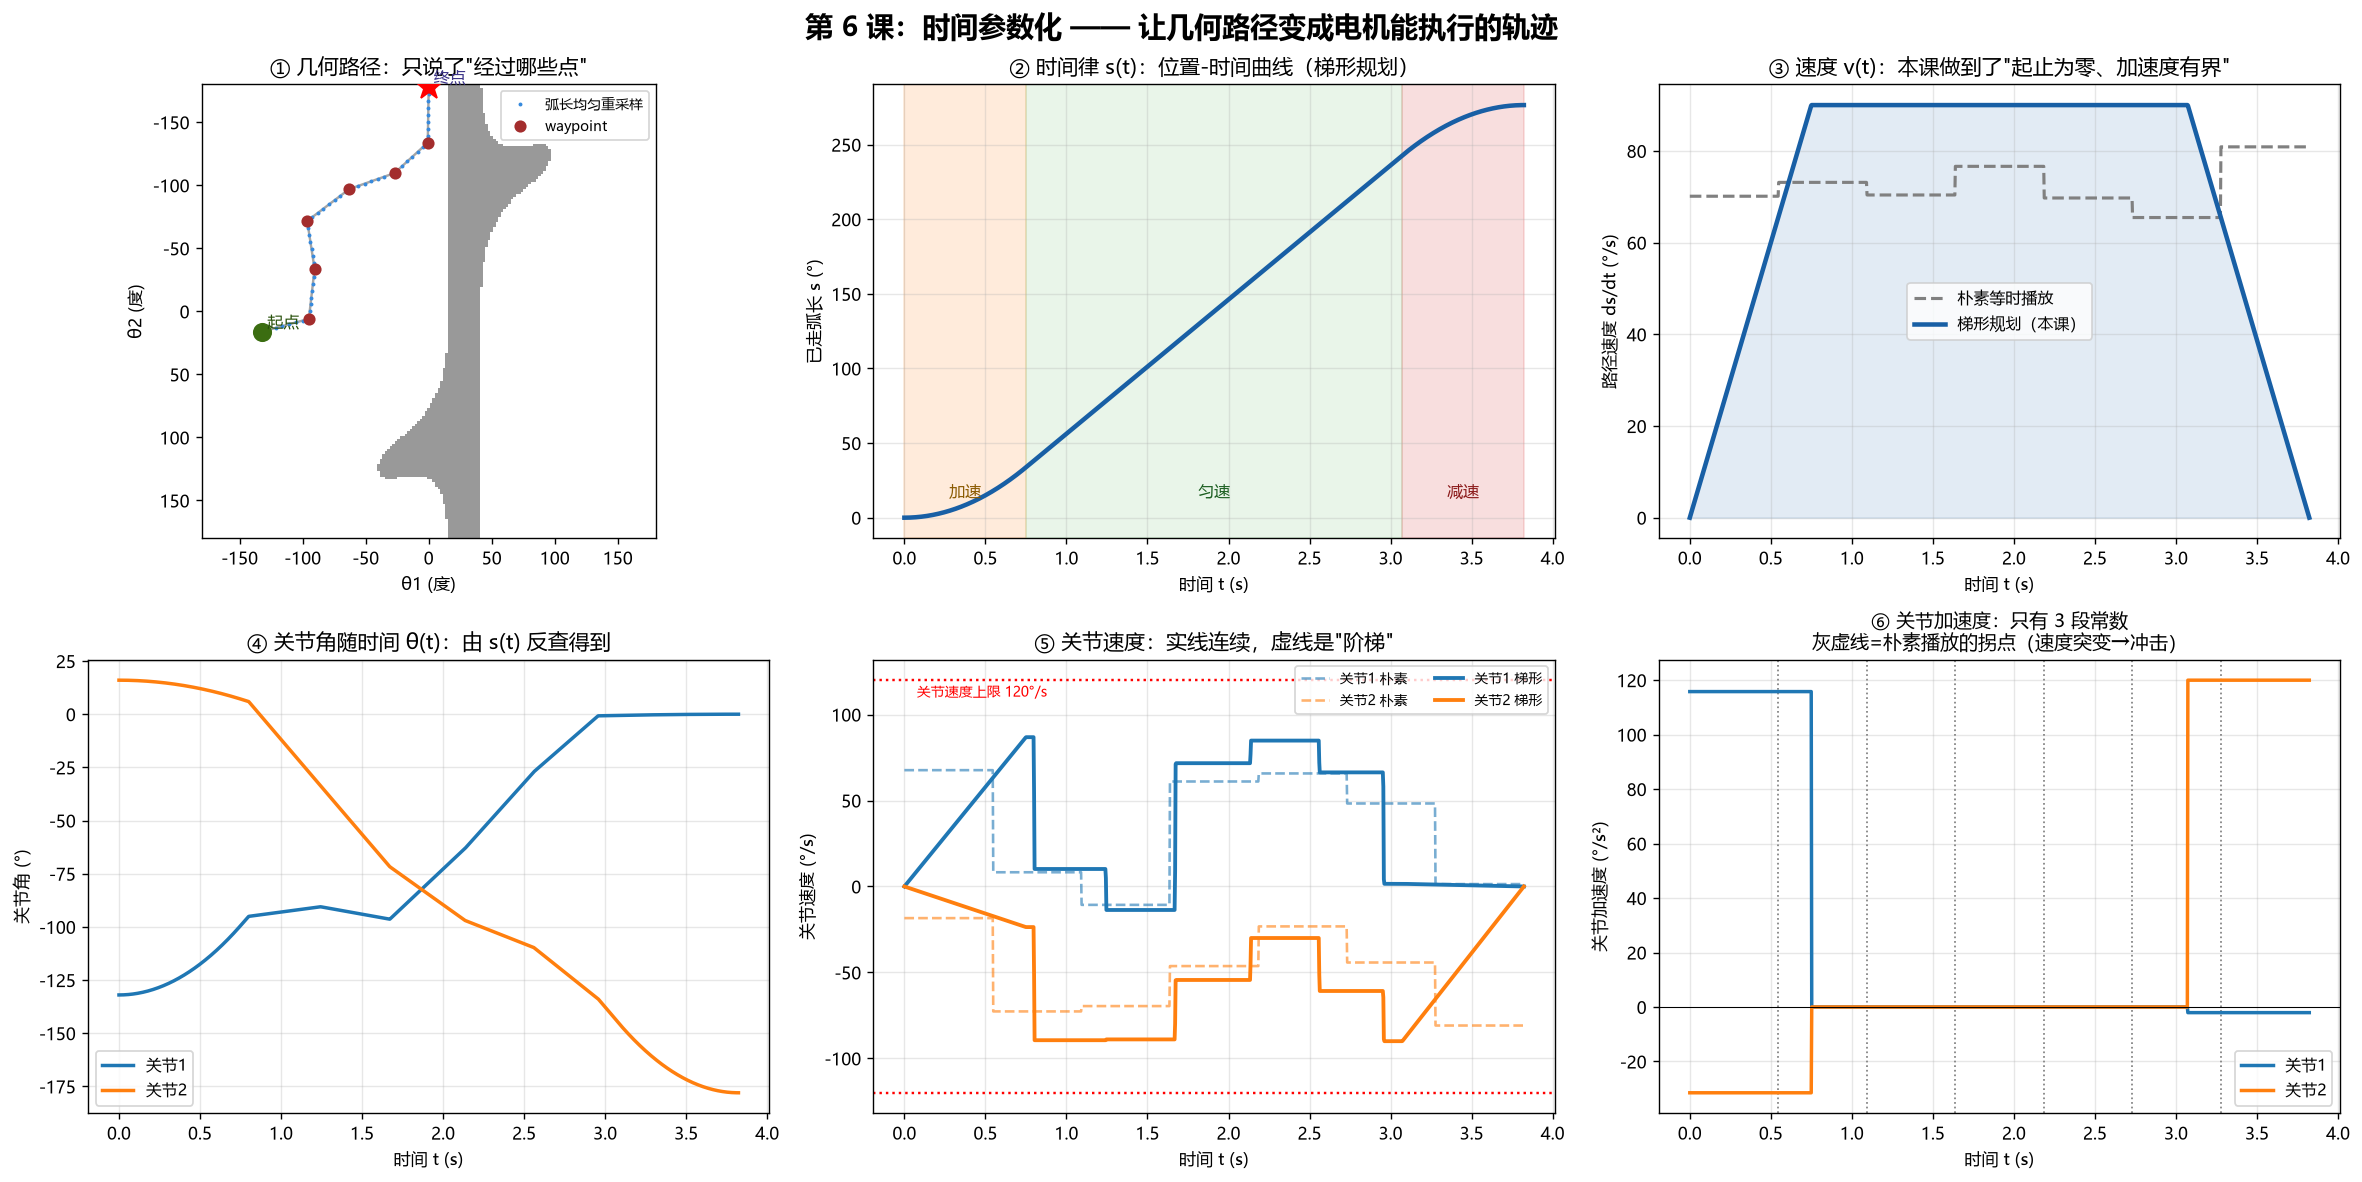

Reproduce this figure in Python.
"""
第 6 课：时间参数化 —— 把"几何路径"变成"电机能执行的轨迹"

运行方法：在 VS Code 终端切到本目录，执行
    python lesson6_time_param.py

前 5 课我们一直在解决"去哪"：BFS / RRT 找可行路径、平滑修形状、RRT* 逼近最优。
但那些结果都是一串关节点（几何路径），只回答了"经过哪些姿势"，
没回答"第几秒到哪、走多快、加减速多猛"。

本脚本补上这一维，分两步：
  第 1 步  弧长参数化：按累计弧长把折线均匀重采样 → 把"位置"和"进度"解耦
  第 2 步  梯形速度规划：加速 → 匀速 → 减速 → 速度连续、起止为零、加速度有界

产出：
  lesson6_time_param.png   6 张图（几何路径 / s(t) / v(t) / θ(t) / θ̇(t) / θ̈(t)）
  lesson6_trajectory.gif   机械臂按轨迹运动的动画 + 速度光标

想改参数做实验？看下面"规划参数"三行。
"""

import os
import numpy as np
import matplotlib
matplotlib.rcParams['font.sans-serif'] = ['Microsoft YaHei', 'SimHei', 'DejaVu Sans']
matplotlib.rcParams['axes.unicode_minus'] = False
import matplotlib.pyplot as plt
import matplotlib.animation as animation
from matplotlib.patches import Circle

# 复用第 3 课的场景、碰撞检测、正运动学、画图函数
from lesson3_rrt import (
    OBSTACLE,
    rrt_plan, reconstruct_path, is_collision_path,
    build_obstacle_mask, draw_background, finish_axes,
    forward_kinematics,
)

OUT_DIR = os.path.dirname(os.path.abspath(__file__))
START = (-132.0, 16.0)
GOAL = (0.0, -178.0)

# ---------------- 规划参数（想改就改这三行）----------------
V_MAX = 90.0      # 路径速度上限 (°/s)：关节空间里每秒走多少度
A_MAX = 120.0     # 加速度上限 (°/s²)
W_LIM = 120.0     # 单个关节的速度上限 (°/s)，用来做安全校核
DOWN = 4          # 贪心化简时最多跳过几个 RRT 点（越大 waypoint 越少）


# ============================================================
# 1. 拿一条几何路径（沿用第 3 课的 RRT，再降采样成少量 waypoint）
# ============================================================
print("=== 1. 拿一条几何路径 ===")
nodes, parents, _, ok = rrt_plan(START, GOAL, max_iter=3000, step=12.0, seed=42)
assert ok, "RRT 没找到路，检查起终点/障碍"
raw = reconstruct_path(nodes, parents)


def simplify_greedy(path, max_gap):
    """贪心化简：能走直线就跳过中间点，但只用"验证过无碰撞"的捷径。
    这样化简后的每一段仍然安全——这是几何路径合法性的底线。"""
    out = [tuple(path[0])]
    i, n = 0, len(path)
    while i < n - 1:
        j = min(i + max_gap, n - 1)
        while j > i + 1 and is_collision_path(path[i][0], path[i][1],
                                              path[j][0], path[j][1]):
            j -= 1
        out.append(tuple(path[j]))
        i = j
    return out


P = np.array(simplify_greedy(raw, DOWN), float)   # waypoint 序列（几何路径）
# 验证：化简后每一段都无碰撞，否则这条"几何路径"根本不合法
assert all(not is_collision_path(P[k][0], P[k][1], P[k + 1][0], P[k + 1][1])
           for k in range(len(P) - 1)), "化简后有段撞障碍，请调小 DOWN"
print(f"  RRT 原始路径 {len(raw)} 个点 → 贪心化简成 {len(P)} 个 waypoint"
      f"（每段均已验证无碰撞）")

seg = np.linalg.norm(np.diff(P, axis=0), axis=1)   # 每段（直线）的长度
s_wp = np.concatenate([[0.0], np.cumsum(seg)])     # 每个 waypoint 的累计弧长
S = float(s_wp[-1])
print(f"  路径总长 S = {S:.1f}°（关节空间里的弧长）")
print(f"  各段长度(°): {np.round(seg, 1).tolist()}   ← 注意它们长短不一")


# ============================================================
# 2. 第 1 步：弧长参数化（把折线按累计长度均匀重采样）
# ============================================================
print("\n=== 2. 弧长参数化（均匀重采样）===")
N = 2000
s_grid = np.linspace(0.0, S, N)
th1_g = np.interp(s_grid, s_wp, P[:, 0])         # θ1(s)
th2_g = np.interp(s_grid, s_wp, P[:, 1])         # θ2(s)
ds = S / (N - 1)
dth1_ds = np.gradient(th1_g, ds)                 # dθ1/ds（路径切向的两个分量）
dth2_ds = np.gradient(th2_g, ds)
print(f"  重采样成 {N} 个等弧长点（每点间隔 {ds:.3f}°）")


# ============================================================
# 3. 第 2 步：梯形速度规划
# ============================================================
def trapezoid_info(S, vmax, amax):
    """先算出梯形曲线的几个关键量（不再画图，只算数）。"""
    d_acc = vmax ** 2 / (2 * amax)
    if 2 * d_acc >= S:                 # 路程太短，到不了 vmax → 三角形
        v_peak = np.sqrt(amax * S)
        t_a = v_peak / amax
        t_c = 0.0
        v_cruise = v_peak
        d_acc = 0.5 * amax * t_a ** 2
    else:                              # 正常梯形
        t_a = vmax / amax
        t_c = (S - 2 * d_acc) / vmax
        v_cruise = vmax
    return dict(t_a=t_a, t_c=t_c, d_acc=d_acc, v_cruise=v_cruise, T=2 * t_a + t_c)


def trapezoid_profile(t, S, info, amax):
    """给定时间，返回 (已走弧长 s, 速度 v, 加速度 a)。分段解析式。"""
    t = np.asarray(t, float)
    t_a, t_c, d_acc = info['t_a'], info['t_c'], info['d_acc']
    v_cruise, T = info['v_cruise'], info['T']
    s = np.empty_like(t); v = np.empty_like(t); a = np.empty_like(t)

    m1 = t <= t_a                      # 加速段：s = ½at²
    m3 = t >= t_a + t_c                # 减速段：从终点倒推
    m2 = ~(m1 | m3)                    # 匀速段

    s[m1] = 0.5 * amax * t[m1] ** 2
    v[m1] = amax * t[m1]
    a[m1] = amax

    s[m2] = d_acc + v_cruise * (t[m2] - t_a)
    v[m2] = v_cruise
    a[m2] = 0.0

    tau = T - t[m3]
    s[m3] = S - 0.5 * amax * tau ** 2
    v[m3] = amax * tau
    a[m3] = -amax
    return s, v, a


print("\n=== 3. 梯形速度规划 ===")
info = trapezoid_info(S, V_MAX, A_MAX)
T = info['T']
tg = np.linspace(0.0, T, 1200)
s_t, v_t, a_t = trapezoid_profile(tg, S, info, A_MAX)

# 由 s(t) 反查关节角 → 再求关节速度 / 加速度
th1_t = np.interp(s_t, s_grid, th1_g)
th2_t = np.interp(s_t, s_grid, th2_g)
dth1_t = np.interp(s_t, s_grid, dth1_ds) * v_t          # θ̇ = (dθ/ds)·v
dth2_t = np.interp(s_t, s_grid, dth2_ds) * v_t
ddth1_t = np.interp(s_t, s_grid, dth1_ds) * a_t         # θ̈ ≈ (dθ/ds)·a（略去拐角曲率项）
ddth2_t = np.interp(s_t, s_grid, dth2_ds) * a_t

print(f"  v_max={V_MAX}°/s, a_max={A_MAX}°/s²")
print(f"  加速段 {info['t_a']:.2f}s（走 {info['d_acc']:.1f}°）"
      f" → 匀速段 {info['t_c']:.2f}s（走 {S-2*info['d_acc']:.1f}°）"
      f" → 减速段 {info['t_a']:.2f}s")
print(f"  总时间 T = {T:.2f}s")
print(f"  关节峰值速度: 关节1 {np.max(np.abs(dth1_t)):5.1f}°/s  "
      f"关节2 {np.max(np.abs(dth2_t)):5.1f}°/s   （关节上限 {W_LIM}°/s）")
over = max(np.max(np.abs(dth1_t)), np.max(np.abs(dth2_t))) > W_LIM
print(f"  安全校核: {'!!! 超限，请调小 V_MAX !!!' if over else '通过，两个关节都没超速'}")


# ============================================================
# 4. 对照：朴素"等时间播放"（每个 waypoint 花一样的时间）
# ============================================================
print("\n=== 4. 对照：朴素等时播放（不做速度规划）===")
t_b = np.linspace(0.0, T, len(P))        # 把总时间均分给每一段
seg_dt = T / (len(P) - 1)

v_naive = np.zeros_like(tg)
dth_naive = np.zeros((2, len(tg)))
for k in range(len(P) - 1):
    m = (tg >= t_b[k]) & (tg <= t_b[k + 1])
    v_naive[m] = seg[k] / seg_dt
    dth_naive[0, m] = (P[k + 1, 0] - P[k, 0]) / seg_dt
    dth_naive[1, m] = (P[k + 1, 1] - P[k, 1]) / seg_dt

print(f"  朴素版峰值速度: 关节1 {np.max(np.abs(dth_naive[0])):5.1f}°/s  "
      f"关节2 {np.max(np.abs(dth_naive[1])):5.1f}°/s")
print(f"  注意：朴素版速度是一条条'台阶'，每级台阶都在拐点瞬间跳变")
print(f"        → 加速度在那些时刻理论上是无穷大（现实里就是抖动 / 异响 / 丢步）")


# ============================================================
# 5. 出图
# ============================================================
mask, n_ang = build_obstacle_mask()

fig, axes = plt.subplots(2, 3, figsize=(19, 9.6))

# ---- ① 几何路径 ----
ax = axes[0, 0]
draw_background(ax, mask, n_ang)
ax.plot(P[:, 0], P[:, 1], '-', color='gray', lw=1.4, alpha=0.7, zorder=2)
ax.plot(th1_g[::40], th2_g[::40], '.', color='#378ADD', ms=2.5, zorder=3,
        label='弧长均匀重采样')
ax.plot(P[:, 0], P[:, 1], 'o', color='#A32D2D', ms=6, zorder=4, label='waypoint')
ax.plot(*START, 'o', color='#3B6D11', ms=10, zorder=5)
ax.plot(*GOAL, 'r*', ms=15, zorder=5)
ax.text(START[0], START[1], ' 起点', color='#27500A', fontsize=9, va='bottom', zorder=6)
ax.text(GOAL[0], GOAL[1], ' 终点', color='#3C3489', fontsize=9, va='bottom', zorder=6)
finish_axes(ax)
ax.set_title('① 几何路径：只说了"经过哪些点"', fontsize=12)
ax.legend(loc='upper right', fontsize=8)

# ---- ② s(t) 位置-时间 ----
ax = axes[0, 1]
ax.axvspan(0, info['t_a'], color='tab:orange', alpha=0.15)
ax.axvspan(info['t_a'], info['t_a'] + info['t_c'], color='tab:green', alpha=0.10)
ax.axvspan(info['t_a'] + info['t_c'], T, color='tab:red', alpha=0.15)
ax.plot(tg, s_t, '-', color='#185FA5', lw=2.6)
ax.set_xlabel('时间 t (s)'); ax.set_ylabel('已走弧长 s (°)')
ax.set_title('② 时间律 s(t)：位置-时间曲线（梯形规划）', fontsize=12)
ax.grid(alpha=0.3)
ymid = S * 0.5
ax.text(info['t_a'] * 0.5, S * 0.05, '加速', ha='center', fontsize=9, color='#8A5A00')
ax.text(info['t_a'] + info['t_c'] * 0.5, S * 0.05, '匀速', ha='center', fontsize=9, color='#1B5E20')
ax.text(T - info['t_a'] * 0.5, S * 0.05, '减速', ha='center', fontsize=9, color='#8B1A1A')

# ---- ③ v(t) 速度-时间：梯形 vs 朴素 ----
ax = axes[0, 2]
ax.plot(tg, v_naive, '--', color='gray', lw=1.8, label='朴素等时播放')
ax.plot(tg, v_t, '-', color='#185FA5', lw=2.6, label='梯形规划（本课）')
ax.fill_between(tg, 0, v_t, color='#185FA5', alpha=0.12)
ax.set_xlabel('时间 t (s)'); ax.set_ylabel('路径速度 ds/dt (°/s)')
ax.set_title('③ 速度 v(t)：本课做到了"起止为零、加速度有界"', fontsize=12)
ax.grid(alpha=0.3); ax.legend(fontsize=9)

# ---- ④ 关节角 θ(t) ----
ax = axes[1, 0]
ax.plot(tg, th1_t, color='tab:blue', lw=2, label='关节1')
ax.plot(tg, th2_t, color='tab:orange', lw=2, label='关节2')
ax.set_xlabel('时间 t (s)'); ax.set_ylabel('关节角 (°)')
ax.set_title('④ 关节角随时间 θ(t)：由 s(t) 反查得到', fontsize=12)
ax.grid(alpha=0.3); ax.legend(fontsize=9)

# ---- ⑤ 关节速度 θ̇(t)：梯形 vs 朴素 ----
ax = axes[1, 1]
ax.plot(tg, dth_naive[0], '--', color='tab:blue', lw=1.5, alpha=0.6, label='关节1 朴素')
ax.plot(tg, dth_naive[1], '--', color='tab:orange', lw=1.5, alpha=0.6, label='关节2 朴素')
ax.plot(tg, dth1_t, color='tab:blue', lw=2.2, label='关节1 梯形')
ax.plot(tg, dth2_t, color='tab:orange', lw=2.2, label='关节2 梯形')
ax.axhline(W_LIM, color='red', ls=':', lw=1.4)
ax.axhline(-W_LIM, color='red', ls=':', lw=1.4)
ax.text(T * 0.02, W_LIM * 0.92, f'关节速度上限 {W_LIM:.0f}°/s', fontsize=8, color='red')
ax.set_xlabel('时间 t (s)'); ax.set_ylabel('关节速度 (°/s)')
ax.set_title('⑤ 关节速度：实线连续，虚线是"阶梯"', fontsize=12)
ax.grid(alpha=0.3); ax.legend(fontsize=8, ncol=2)

# ---- ⑥ 关节加速度 θ̈(t) ----
ax = axes[1, 2]
for tb in t_b[1:-1]:
    ax.axvline(tb, color='gray', ls=':', lw=1.0)
ax.plot(tg, ddth1_t, color='tab:blue', lw=2, label='关节1')
ax.plot(tg, ddth2_t, color='tab:orange', lw=2, label='关节2')
ax.axhline(0, color='k', lw=0.6)
ax.set_xlabel('时间 t (s)'); ax.set_ylabel('关节加速度 (°/s²)')
ax.set_title('⑥ 关节加速度：只有 3 段常数\n灰虚线=朴素播放的拐点（速度突变→冲击）',
             fontsize=11)
ax.grid(alpha=0.3); ax.legend(fontsize=9)

plt.suptitle('第 6 课：时间参数化 —— 让几何路径变成电机能执行的轨迹',
             fontsize=16, fontweight='bold')
plt.tight_layout()
out_png = os.path.join(OUT_DIR, 'lesson6_time_param.png')
plt.savefig(out_png, dpi=125, bbox_inches='tight')
plt.close(fig)
print(f"\n图已保存: {out_png}")


# ============================================================
# 6. 动画：机械臂按轨迹运动 + 速度光标
# ============================================================
print("\n=== 5. 生成轨迹动画 ===")
ee = np.array([forward_kinematics(a, b)[2] for a, b in zip(th1_t, th2_t)])

fig2, (axL, axR) = plt.subplots(1, 2, figsize=(15, 7))

# 左：笛卡尔空间的机械臂
ox, oy, r = OBSTACLE
axL.add_patch(Circle((ox, oy), r, facecolor='gray', alpha=0.35, zorder=1))
axL.set_xlim(-420, 420); axL.set_ylim(-420, 420)
axL.set_aspect('equal'); axL.grid(alpha=0.25)
axL.set_xlabel('x (mm)'); axL.set_ylabel('y (mm)')
arm1, = axL.plot([], [], '-o', color='#185FA5', lw=7, solid_capstyle='round', zorder=4)
arm2, = axL.plot([], [], '-o', color='#378ADD', lw=6, solid_capstyle='round', zorder=4)
trail, = axL.plot([], [], '-', color='#A32D2D', lw=1.6, alpha=0.55, zorder=3)
ee_dot, = axL.plot([], [], 'o', color='#A32D2D', ms=9, zorder=5)
tL = axL.set_title('')

# 右：速度曲线 + 光标
axR.plot(tg, v_t, '-', color='#185FA5', lw=2.4)
axR.fill_between(tg, 0, v_t, color='#185FA5', alpha=0.12)
cursor = axR.axvline(0, color='#A32D2D', lw=2)
axR.set_xlim(0, T); axR.set_ylim(0, V_MAX * 1.15)
axR.set_xlabel('时间 t (s)'); axR.set_ylabel('路径速度 (°/s)')
axR.grid(alpha=0.3)
tR = axR.set_title('速度规划：v(t)（红线=当前时刻）')
infoTxt = axR.text(0.97, 0.95, '', transform=axR.transAxes,
                   ha='right', va='top', fontsize=11,
                   bbox=dict(boxstyle='round', fc='white', ec='gray', alpha=0.9))

frame_idx = np.linspace(0, len(tg) - 1, 90).astype(int)


def update(k):
    i = frame_idx[k]
    t1, t2 = float(th1_t[i]), float(th2_t[i])
    (bx, by), (ex, ey), (fx, fy) = forward_kinematics(t1, t2)
    arm1.set_data([bx, ex], [by, ey])
    arm2.set_data([ex, fx], [ey, fy])
    trail.set_data(ee[:i + 1, 0], ee[:i + 1, 1])
    ee_dot.set_data([fx], [fy])
    tL.set_text(f'机械臂姿态：关节1={t1:6.1f}°  关节2={t2:6.1f}°')
    cursor.set_xdata([tg[i], tg[i]])
    phase = '加速' if tg[i] <= info['t_a'] else ('匀速' if tg[i] <= info['t_a'] + info['t_c'] else '减速')
    infoTxt.set_text(f't = {tg[i]:.2f} s\n'
                     f'v = {v_t[i]:5.1f} °/s（{phase}）\n'
                     f's = {s_t[i]:5.1f}° / {S:.1f}°')
    return arm1, arm2, trail, ee_dot


anim = animation.FuncAnimation(fig2, update, frames=len(frame_idx),
                               interval=50, blit=False, repeat=False)
gif = os.path.join(OUT_DIR, 'lesson6_trajectory.gif')
anim.save(gif, writer='pillow', fps=20)
plt.close(fig2)
print(f"动画已保存: {gif}（{len(frame_idx)} 帧）")

print("\n=== 完成 ===")
print("  一句话总结：几何路径回答'去哪'，时间参数化回答'什么时候到、走多快'。")
print("  第 1 步弧长重采样让'进度'均匀，第 2 步梯形规划让'速度'连续、起止为零、加速度有界。")
